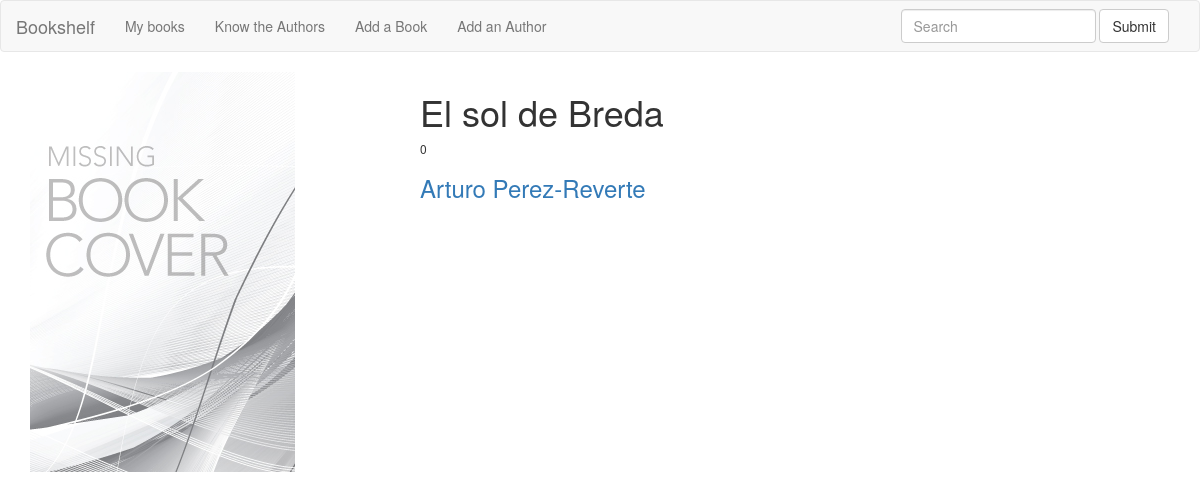
The page /bookshelf/book/3/ on the database its author committed.
### bookshelf/models.py (models this page shows, shortened)
class Book(models.Model):
    title = models.CharField(max_length=255)
    author = models.ForeignKey(Author)
    cover = models.ImageField(blank=True)
    synopsis = models.TextField(blank=True)
    year = models.IntegerField(blank=True, default=0)
    def image_url(self):
        if self.cover and hasattr(self.cover, 'url'):
            return self.cover.url
        else:
            return '/static/images/default_bookcover.jpg'

class Author(models.Model):
    name = models.CharField(max_length=255)
    nickname = models.CharField(max_length=255, blank=True)
    def __str__(self):
        return self.name

### bookshelf/views.py (the view)
# urls.py: url(r'^book/(?P<book_id>[0-9]+)/$', views.book_detail, name='book_detail'),
def book_detail(request, book_id):
    book = get_object_or_404(Book, pk=book_id)
    return render(request, 'book_details.html', {'book': book})

### bookshelf/templates/book_details.html (shortened to what this page needs)
{% extends "base.html" %}
{% load i18n %}
{% block content %}
    <div class="row">
        <div class="col-md-4"><img src="{{ book.image_url }}" class="img-responsive" alt="{{ book.title }}"></div>
        <div class="col-md-8">
            <h1>{{ book.title }}</h1>
            <h6>{{ book.year }}</h6>
            <h3><a href="{% url 'author_detail' book.author.id %}">{{ book.author }}</a></h3>
        </div>
    </div>
{% endblock %}

### rows shown on the page
Book: title "El sol de Breda", year "0", author "Arturo Perez-Reverte"
